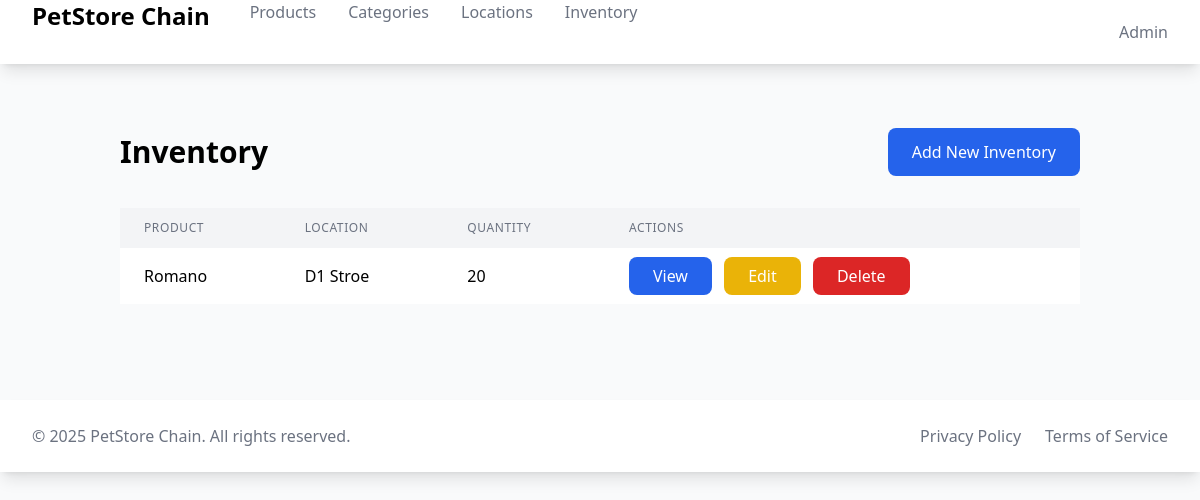
The page /inventory/inventory/ on the database as committed earlier.
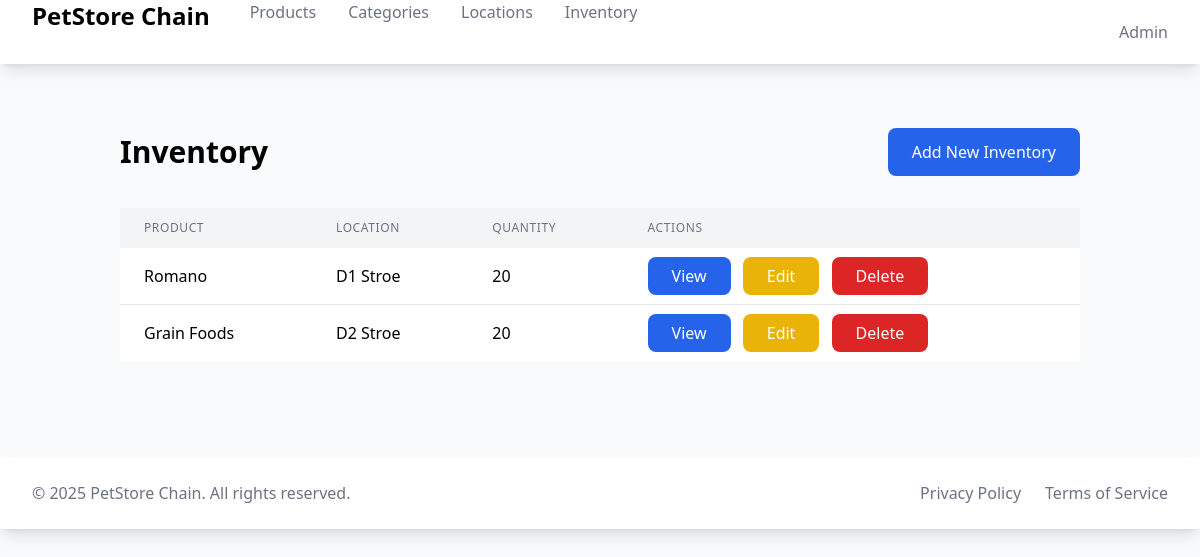
The same page on the database as committed later.
### inventory/models.py (models this page shows, shortened)
class Inventory(models.Model):
    product = models.ForeignKey(Product, on_delete=models.CASCADE)
    location = models.ForeignKey(Location, on_delete=models.CASCADE)
    quantity = models.PositiveIntegerField()
    class Meta:
        unique_together = ('product', 'location')

### products/models.py (models this page shows, shortened)
class Product(models.Model):
    name = models.CharField(max_length=200)
    description = models.TextField(blank=True)
    price = models.DecimalField(max_digits=10, decimal_places=2)
    total_stock = models.PositiveIntegerField(
        default=0,
        verbose_name="Total Stock",
        help_text="Total available stock across all locations"
    )
    category = models.ForeignKey(Category, on_delete=models.CASCADE, related_name='products')
    created_at = models.DateTimeField(auto_now_add=True)

### locations/models.py (models this page shows, shortened)
class Location(models.Model):
    name = models.CharField(max_length=100)
    address = models.CharField(max_length=255)
    city = models.CharField(max_length=100)
    state = models.CharField(max_length=50)
    zip_code = models.CharField(max_length=10)
    class Meta:
        ordering = ['name']

### inventory/views.py (the view)
# urls.py: path('inventory/', views.InventoryListView.as_view(), name='inventory-list'),
class InventoryListView(ListView):
    model = Inventory
    template_name = 'inventory/inventory_list.html'
    context_object_name = 'inventories'
    paginate_by = 10

### inventory/templates/inventory/inventory_list.html
{% extends "base.html" %}
{% block content %}
<div class="container mx-auto px-4 py-8">
    <div class="flex justify-between items-center mb-8">
        <h1 class="text-3xl font-bold">Inventory</h1>
        <a href="{% url 'inventory:inventory-create' %}" class="bg-blue-600 text-white px-6 py-3 rounded-lg hover:bg-blue-700">
            Add New Inventory
        </a>
    </div>
    <div class="overflow-x-auto">
        <table class="min-w-full bg-white">
            <thead class="bg-gray-100">
                <tr>
                    <th class="px-6 py-3 text-left text-xs font-medium text-gray-500 uppercase tracking-wider">Product</th>
                    <th class="px-6 py-3 text-left text-xs font-medium text-gray-500 uppercase tracking-wider">Location</th>
                    <th class="px-6 py-3 text-left text-xs font-medium text-gray-500 uppercase tracking-wider">Quantity</th>
                    <th class="px-6 py-3 text-left text-xs font-medium text-gray-500 uppercase tracking-wider">Actions</th>
                </tr>
            </thead>
            <tbody class="divide-y divide-gray-200">
                {% for inventory in object_list %}
                <tr>
                    <td class="px-6 py-4">{{ inventory.product.name }}</td>
                    <td class="px-6 py-4">{{ inventory.location.name }}</td>
                    <td class="px-6 py-4">{{ inventory.quantity }}</td>
                    <td class="px-6 py-4 space-x-2">
                        <a href="{% url 'inventory:inventory-detail' inventory.pk %}" class="bg-blue-600 text-white px-6 py-2 rounded-lg hover:bg-blue-700">View</a>
                        <a href="{% url 'inventory:inventory-update' inventory.pk %}" class="bg-yellow-500 text-white px-6 py-2 rounded-lg hover:bg-yellow-600">Edit</a>
                        <a href="{% url 'inventory:inventory-delete' inventory.pk %}" class="bg-red-600 text-white px-6 py-2 rounded-lg hover:bg-red-700">Delete</a>
                    </td>
                </tr>
                {% empty %}
                <tr>
                    <td colspan="6" class="px-6 py-4 text-center text-gray-500">No locations found</td>
                </tr>
                {% endfor %}
            </tbody>
        </table>
    </div>
</div>
{% endblock %}

Rows that differ between the two databases and show on the page:
added Inventory: product.name "Grain Foods", location.name "D2 Stroe", quantity "20"
